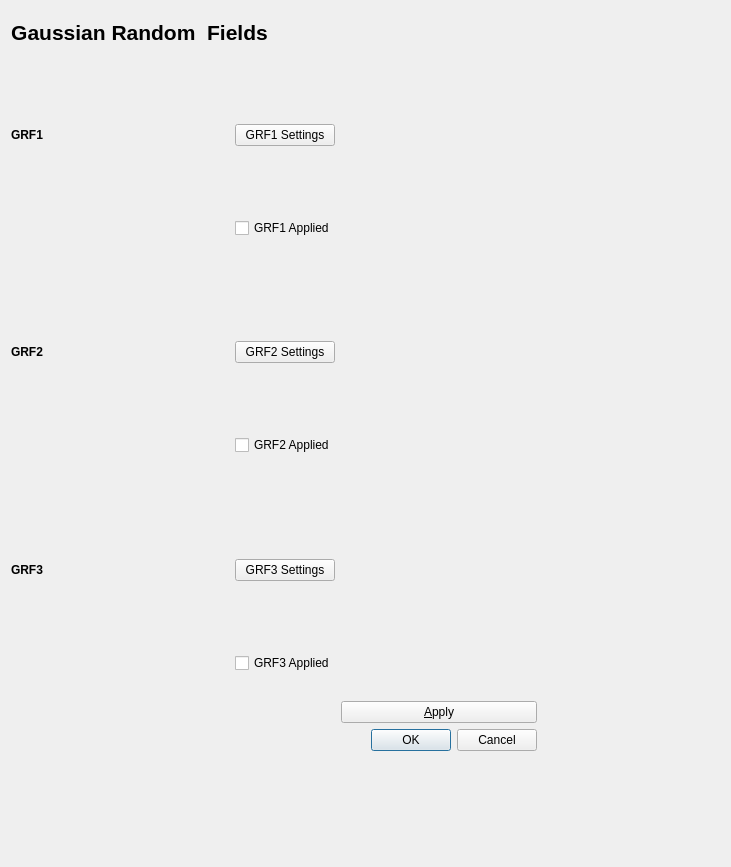
<?xml version="1.0" encoding="UTF-8"?>
<ui version="4.0">
 <class>Form</class>
 <widget class="QWidget" name="Form">
  <property name="geometry">
   <rect>
    <x>0</x>
    <y>0</y>
    <width>731</width>
    <height>867</height>
   </rect>
  </property>
  <property name="windowTitle">
   <string>Form</string>
  </property>
  <widget class="QWidget" name="layoutWidget">
   <property name="geometry">
    <rect>
     <x>11</x>
     <y>20</y>
     <width>526</width>
     <height>731</height>
    </rect>
   </property>
   <layout class="QFormLayout" name="formLayout">
    <property name="fieldGrowthPolicy">
     <enum>QFormLayout::AllNonFixedFieldsGrow</enum>
    </property>
    <item row="0" column="0">
     <widget class="QLabel" name="Heading_label">
      <property name="font">
       <font>
        <pointsize>16</pointsize>
        <weight>75</weight>
        <bold>true</bold>
       </font>
      </property>
      <property name="text">
       <string>Gaussian Random  Fields</string>
      </property>
      <property name="alignment">
       <set>Qt::AlignCenter</set>
      </property>
     </widget>
    </item>
    <item row="2" column="0">
     <layout class="QVBoxLayout" name="verticalLayout">
      <item>
       <layout class="QGridLayout" name="gridLayout">
        <item row="0" column="0">
         <widget class="QLabel" name="GRF1_label">
          <property name="font">
           <font>
            <weight>75</weight>
            <bold>true</bold>
           </font>
          </property>
          <property name="text">
           <string>GRF1</string>
          </property>
         </widget>
        </item>
        <item row="0" column="1" rowspan="2">
         <widget class="QCustomPlot" name="GRF1_kplotwidget">
          <property name="minimumSize">
           <size>
            <width>180</width>
            <height>180</height>
           </size>
          </property>
          <property name="backgroundColor" stdset="0">
           <color>
            <red>255</red>
            <green>255</green>
            <blue>255</blue>
           </color>
          </property>
          <property name="foregroundColor" stdset="0">
           <color>
            <red>0</red>
            <green>0</green>
            <blue>0</blue>
           </color>
          </property>
         </widget>
        </item>
        <item row="0" column="2">
         <widget class="QPushButton" name="GAUS1Settings_pushButton">
          <property name="text">
           <string>GRF1 Settings</string>
          </property>
         </widget>
        </item>
        <item row="1" column="2">
         <widget class="QCheckBox" name="checkBox">
          <property name="text">
           <string>GRF1 Applied</string>
          </property>
         </widget>
        </item>
       </layout>
      </item>
      <item>
       <spacer name="verticalSpacer_2">
        <property name="orientation">
         <enum>Qt::Vertical</enum>
        </property>
        <property name="sizeHint" stdset="0">
         <size>
          <width>20</width>
          <height>40</height>
         </size>
        </property>
       </spacer>
      </item>
      <item>
       <layout class="QGridLayout" name="gridLayout_2">
        <item row="0" column="0">
         <widget class="QLabel" name="GRF2_label">
          <property name="font">
           <font>
            <weight>75</weight>
            <bold>true</bold>
           </font>
          </property>
          <property name="text">
           <string>GRF2</string>
          </property>
         </widget>
        </item>
        <item row="0" column="1" rowspan="2">
         <widget class="QCustomPlot" name="GRF2_kplotwidget">
          <property name="minimumSize">
           <size>
            <width>180</width>
            <height>180</height>
           </size>
          </property>
          <property name="backgroundColor" stdset="0">
           <color>
            <red>255</red>
            <green>255</green>
            <blue>255</blue>
           </color>
          </property>
          <property name="foregroundColor" stdset="0">
           <color>
            <red>0</red>
            <green>0</green>
            <blue>0</blue>
           </color>
          </property>
         </widget>
        </item>
        <item row="0" column="2">
         <widget class="QPushButton" name="GAUS1Settings_pushButton_3">
          <property name="text">
           <string>GRF2 Settings</string>
          </property>
         </widget>
        </item>
        <item row="1" column="2">
         <widget class="QCheckBox" name="checkBox_2">
          <property name="text">
           <string>GRF2 Applied</string>
          </property>
         </widget>
        </item>
       </layout>
      </item>
      <item>
       <spacer name="verticalSpacer_3">
        <property name="orientation">
         <enum>Qt::Vertical</enum>
        </property>
        <property name="sizeHint" stdset="0">
         <size>
          <width>20</width>
          <height>40</height>
         </size>
        </property>
       </spacer>
      </item>
      <item>
       <layout class="QGridLayout" name="gridLayout_3">
        <item row="0" column="0">
         <widget class="QLabel" name="GRF3_label">
          <property name="font">
           <font>
            <weight>75</weight>
            <bold>true</bold>
           </font>
          </property>
          <property name="text">
           <string>GRF3</string>
          </property>
         </widget>
        </item>
        <item row="0" column="1" rowspan="2">
         <widget class="QCustomPlot" name="kplotwidget_3">
          <property name="minimumSize">
           <size>
            <width>180</width>
            <height>180</height>
           </size>
          </property>
          <property name="backgroundColor" stdset="0">
           <color>
            <red>255</red>
            <green>255</green>
            <blue>255</blue>
           </color>
          </property>
          <property name="foregroundColor" stdset="0">
           <color>
            <red>0</red>
            <green>0</green>
            <blue>0</blue>
           </color>
          </property>
         </widget>
        </item>
        <item row="0" column="2">
         <widget class="QPushButton" name="GAUS1Settings_pushButton_4">
          <property name="text">
           <string>GRF3 Settings</string>
          </property>
         </widget>
        </item>
        <item row="1" column="2">
         <widget class="QCheckBox" name="checkBox_3">
          <property name="text">
           <string>GRF3 Applied</string>
          </property>
         </widget>
        </item>
       </layout>
      </item>
     </layout>
    </item>
    <item row="4" column="1">
     <widget class="QDialogButtonBox" name="GaussianFields_buttonBox1">
      <property name="standardButtons">
       <set>QDialogButtonBox::Cancel|QDialogButtonBox::Ok</set>
      </property>
     </widget>
    </item>
    <item row="1" column="0">
     <spacer name="verticalSpacer">
      <property name="orientation">
       <enum>Qt::Vertical</enum>
      </property>
      <property name="sizeHint" stdset="0">
       <size>
        <width>20</width>
        <height>40</height>
       </size>
      </property>
     </spacer>
    </item>
    <item row="3" column="1">
     <widget class="QPushButton" name="Apply_GRF_pushButton">
      <property name="text">
       <string>&amp;Apply</string>
      </property>
     </widget>
    </item>
   </layout>
  </widget>
 </widget>
 <customwidgets>
  <customwidget>
   <class>QCustomPlot</class>
   <extends>QFrame</extends>
   <header>qcustomplot.h</header>
   <container>1</container>
  </customwidget>
 </customwidgets>
 <resources/>
 <connections/>
</ui>
